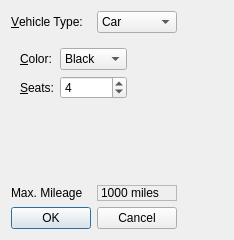
<?xml version="1.0" encoding="UTF-8"?>
<ui version="4.0">
 <class>Ui_VehicleRentalDlg</class>
 <widget class="QDialog" name="Ui_VehicleRentalDlg">
  <property name="geometry">
   <rect>
    <x>0</x>
    <y>0</y>
    <width>234</width>
    <height>240</height>
   </rect>
  </property>
  <property name="windowTitle">
   <string>Vehicle Rental</string>
  </property>
  <layout class="QFormLayout" name="formLayout_3">
   <item row="0" column="0">
    <layout class="QVBoxLayout" name="verticalLayout_2">
     <item>
      <layout class="QHBoxLayout" name="horizontalLayout">
       <item>
        <widget class="QLabel" name="vehicleLabel">
         <property name="text">
          <string>&amp;Vehicle Type:</string>
         </property>
         <property name="buddy">
          <cstring>vehicleComboBox</cstring>
         </property>
        </widget>
       </item>
       <item>
        <widget class="QComboBox" name="vehicleComboBox">
         <item>
          <property name="text">
           <string>Car</string>
          </property>
         </item>
         <item>
          <property name="text">
           <string>Van</string>
          </property>
         </item>
        </widget>
       </item>
      </layout>
     </item>
     <item>
      <widget class="QStackedWidget" name="stackedWidget">
       <property name="currentIndex">
        <number>0</number>
       </property>
       <widget class="QWidget" name="page">
        <layout class="QFormLayout" name="formLayout">
         <item row="0" column="0">
          <layout class="QGridLayout" name="gridLayout">
           <item row="0" column="0">
            <widget class="QLabel" name="colorLabel">
             <property name="text">
              <string>&amp;Color:</string>
             </property>
             <property name="buddy">
              <cstring>colorComboBox</cstring>
             </property>
            </widget>
           </item>
           <item row="0" column="1">
            <widget class="QComboBox" name="colorComboBox">
             <item>
              <property name="text">
               <string>Black</string>
              </property>
             </item>
             <item>
              <property name="text">
               <string>Blue</string>
              </property>
             </item>
             <item>
              <property name="text">
               <string>Green</string>
              </property>
             </item>
             <item>
              <property name="text">
               <string>Red</string>
              </property>
             </item>
             <item>
              <property name="text">
               <string>Silver</string>
              </property>
             </item>
             <item>
              <property name="text">
               <string>White</string>
              </property>
             </item>
             <item>
              <property name="text">
               <string>Yellow</string>
              </property>
             </item>
            </widget>
           </item>
           <item row="1" column="0">
            <widget class="QLabel" name="seatsLabel">
             <property name="text">
              <string>&amp;Seats:</string>
             </property>
             <property name="buddy">
              <cstring>seatsSpinBox</cstring>
             </property>
            </widget>
           </item>
           <item row="1" column="1">
            <widget class="QSpinBox" name="seatsSpinBox">
             <property name="minimum">
              <number>2</number>
             </property>
             <property name="maximum">
              <number>12</number>
             </property>
             <property name="value">
              <number>4</number>
             </property>
            </widget>
           </item>
          </layout>
         </item>
        </layout>
       </widget>
       <widget class="QWidget" name="page_2">
        <layout class="QFormLayout" name="formLayout_2">
         <item row="0" column="0">
          <layout class="QGridLayout" name="gridLayout_2">
           <item row="0" column="0">
            <widget class="QLabel" name="weightLabel">
             <property name="text">
              <string>&amp;Weight:</string>
             </property>
             <property name="buddy">
              <cstring>weightSpinBox</cstring>
             </property>
            </widget>
           </item>
           <item row="0" column="1">
            <widget class="QSpinBox" name="weightSpinBox">
             <property name="suffix">
              <string> tons</string>
             </property>
             <property name="minimum">
              <number>1</number>
             </property>
             <property name="maximum">
              <number>8</number>
             </property>
            </widget>
           </item>
           <item row="1" column="0">
            <widget class="QLabel" name="volumeLabel">
             <property name="text">
              <string>&amp;Volume:</string>
             </property>
             <property name="buddy">
              <cstring>volumeSpinBox</cstring>
             </property>
            </widget>
           </item>
           <item row="1" column="1">
            <widget class="QSpinBox" name="volumeSpinBox">
             <property name="suffix">
              <string> cu m</string>
             </property>
             <property name="minimum">
              <number>4</number>
             </property>
             <property name="maximum">
              <number>22</number>
             </property>
             <property name="value">
              <number>10</number>
             </property>
            </widget>
           </item>
          </layout>
         </item>
        </layout>
       </widget>
      </widget>
     </item>
     <item>
      <layout class="QVBoxLayout" name="verticalLayout">
       <item>
        <layout class="QHBoxLayout" name="horizontalLayout_2">
         <item>
          <widget class="QLabel" name="staticMileageLabel">
           <property name="text">
            <string>Max. Mileage</string>
           </property>
          </widget>
         </item>
         <item>
          <widget class="QLabel" name="mileageLabel">
           <property name="frameShape">
            <enum>QFrame::StyledPanel</enum>
           </property>
           <property name="frameShadow">
            <enum>QFrame::Sunken</enum>
           </property>
           <property name="text">
            <string>1000 miles</string>
           </property>
          </widget>
         </item>
        </layout>
       </item>
       <item>
        <widget class="QDialogButtonBox" name="buttonBox">
         <property name="orientation">
          <enum>Qt::Horizontal</enum>
         </property>
         <property name="standardButtons">
          <set>QDialogButtonBox::Cancel|QDialogButtonBox::Ok</set>
         </property>
        </widget>
       </item>
      </layout>
     </item>
    </layout>
   </item>
  </layout>
 </widget>
 <tabstops>
  <tabstop>vehicleComboBox</tabstop>
  <tabstop>colorComboBox</tabstop>
  <tabstop>seatsSpinBox</tabstop>
  <tabstop>buttonBox</tabstop>
  <tabstop>weightSpinBox</tabstop>
  <tabstop>volumeSpinBox</tabstop>
 </tabstops>
 <resources/>
 <connections>
  <connection>
   <sender>buttonBox</sender>
   <signal>accepted()</signal>
   <receiver>Ui_VehicleRentalDlg</receiver>
   <slot>accept()</slot>
   <hints>
    <hint type="sourcelabel">
     <x>209</x>
     <y>194</y>
    </hint>
    <hint type="destinationlabel">
     <x>157</x>
     <y>239</y>
    </hint>
   </hints>
  </connection>
  <connection>
   <sender>buttonBox</sender>
   <signal>rejected()</signal>
   <receiver>Ui_VehicleRentalDlg</receiver>
   <slot>reject()</slot>
   <hints>
    <hint type="sourcelabel">
     <x>209</x>
     <y>200</y>
    </hint>
    <hint type="destinationlabel">
     <x>233</x>
     <y>239</y>
    </hint>
   </hints>
  </connection>
  <connection>
   <sender>vehicleComboBox</sender>
   <signal>currentIndexChanged(int)</signal>
   <receiver>stackedWidget</receiver>
   <slot>setCurrentIndex(int)</slot>
   <hints>
    <hint type="sourcelabel">
     <x>176</x>
     <y>32</y>
    </hint>
    <hint type="destinationlabel">
     <x>192</x>
     <y>57</y>
    </hint>
   </hints>
  </connection>
 </connections>
</ui>
